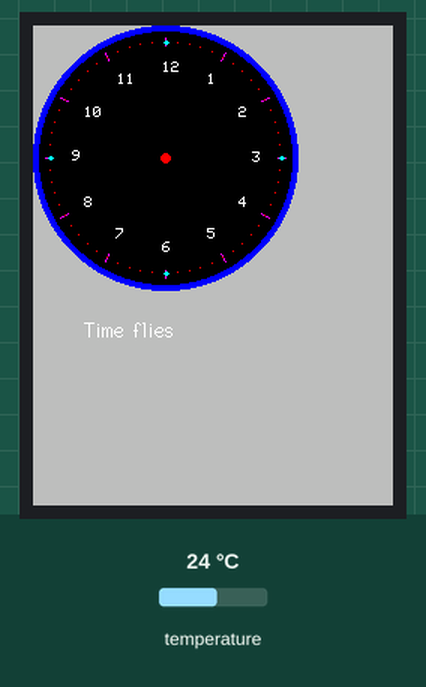
Bench run of a sketch on a simulated ESP32. On the bench: 240×320 colour display. Inputs (shaded band) come from the test bench; at power-on: temperature 24 °C. The local clock reads 2024-03-15 10:24:30 at power-on unless the sketch sets it; what the sketch prints to the serial monitor is not drawn.

Above: at 0.3 s.
At 0.8 s:
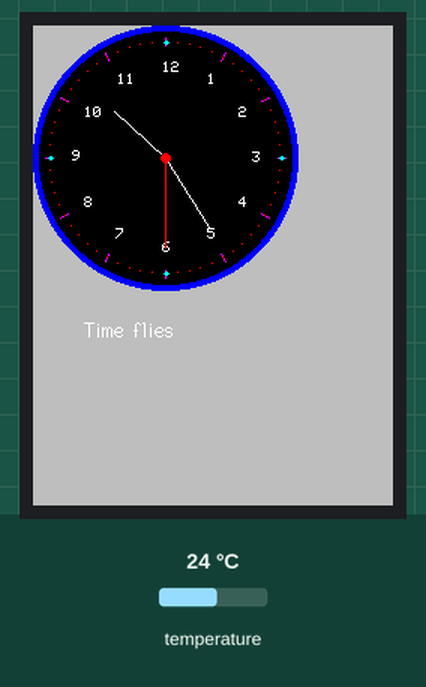
At 9.9 s:
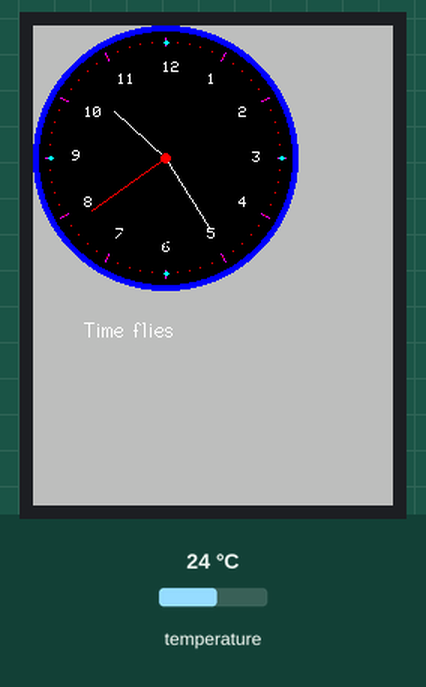
At 19.9 s:
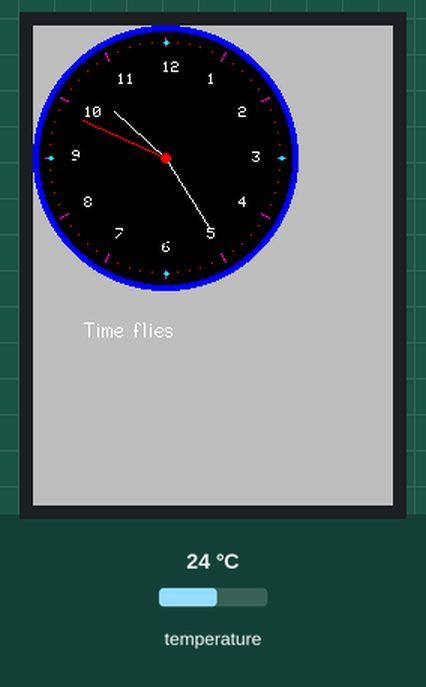
At 28.9 s:
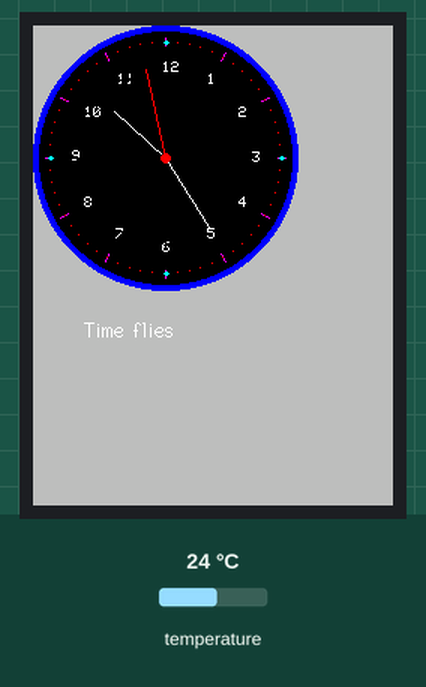
At 39.0 s:
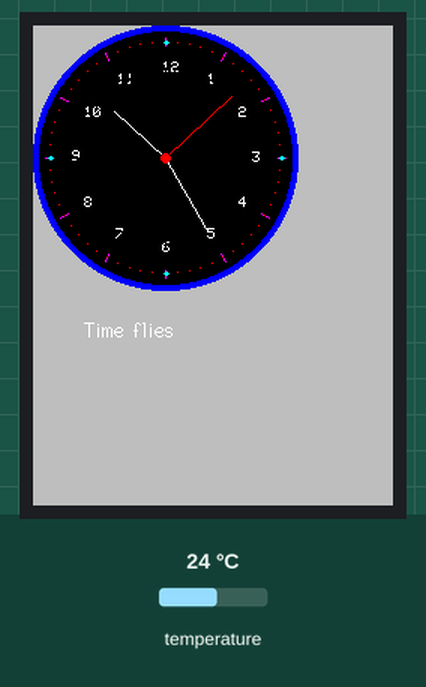

Measured:
- what the display in image 1 shows lasts 1.0 s, from 0.8 s to 1.8 s

The sketch:

TFT_Clock.ino
```cpp
/*
 An example analogue clock using a TFT LCD screen to show the time
 use of some of the drawing commands with the ST7735 library.

 For a more accurate clock, it would be better to use the RTClib library.
 But this is just a demo.

 Uses compile time to set the time so a reset will start with the compile time again

 Gilchrist 6/2/2014 1.0
 Updated by Bodmer
 */

#include <TFT_eSPI.h> // Graphics and font library for ST7735 driver chip
#include <SPI.h>
#include <Wire.h>
#include <RTClib.h>

TFT_eSPI tft = TFT_eSPI();  // Invoke library, pins defined in User_Setup.h

RTC_DS3231 rtc;

#define TFT_GREY 0xBDF7

float sx = 0, sy = 1, mx = 1, my = 0, hx = -1, hy = 0;    // Saved H, M, S x & y multipliers
float sdeg=0, mdeg=0, hdeg=0;
uint16_t osx=90, osy=88, omx=90, omy=88, ohx=90, ohy=88;  // Saved H, M, S x & y coords
uint16_t x0=0, x1=0, yy0=0, yy1=0;
uint32_t targetTime = 0;                    // for next 1 second timeout
float           floatnow=0;
double angle;

// Clock parameters
#define CLOCK_RADIUS 100
#define CLOCK_CENTER_X 90
#define CLOCK_CENTER_Y 88


char buff[50];
char daysOfTheWeek[7][10] = {"Minggu", "Senin", "Selasa", "Rabu", "Kamis", "Jum'at", "Sabtu"};
const char Buln[12][4]= {"Jan","Feb","Mar","Apr","Mei","Jun","Jul","Ags","Sep","Okt","Nop","Des"};
const char *number[12] ={"6","5","4","3","2","1","12","11","10","9","8","7"};

//DateTime now = rtc.now();
//uint8_t hh=now.hour(), mm=now.minute(), ss=now.second();  // Get H, M, S from compile time

bool initial = 1;

void setup(void) {
  Serial.begin(115200);

  tft.init();
  tft.setRotation(0);
  rtc.begin();
  tft.fillScreen(TFT_GREY);
  tft.setTextColor(TFT_GREEN, TFT_GREY);  // Adding a black background colour erases previous text automatically

  // rtc only
    // if(! rtc.begin()) {
    //   Serial.println("RTC tidak terhubung, Cek kembai wiring! ");
    //   Serial.flush();
    //   while (1);
    //   }
    // if (! rtc.lostPower()) {
    //   Serial.println("RTC tidak bekerja, Setel ulang Waktu!");
    //   //rtc.adjust(DateTime(F(__DATE__), F(__TIME__)));
    //   //rtc.adjust(DateTime(2020, 4, 22, 19, 42, 0));
    //   }
    //  Serial.println("Test modul RTC DS 3231!");
    //  delay (500);
    //  print_intro();


  // Draw clock face
  tft.fillCircle(88, 88, 88, TFT_BLUE);
  tft.fillCircle(88, 88, 84, TFT_BLACK);

  // Draw 12 lines
  for(int i = 0; i<360; i+= 30) {
    sx = cos((i-90)*0.0174532925);
    sy = sin((i-90)*0.0174532925);
    x0 = sx*80+88;
    yy0 = sy*80+88;
    x1 = sx*75+88;
    yy1 = sy*75+88;

    tft.drawLine(x0, yy0, x1, yy1, TFT_MAGENTA);

  }


  // Draw 60 dots
  for(int i = 0; i<360; i+= 6) {
    sx = cos((i-90)*0.0174532925);
    sy = sin((i-90)*0.0174532925);
    x0 = sx*77+88;
    yy0 = sy*77+88;

    tft.drawPixel(x0, yy0, TFT_RED);
    if(i==0 || i==180) tft.fillCircle(x0, yy0, 1, TFT_CYAN);
    if(i==0 || i==180) tft.fillCircle(x0+1, yy0, 1, TFT_CYAN);
    if(i==90 || i==270) tft.fillCircle(x0, yy0, 1, TFT_CYAN);
    if(i==90 || i==270) tft.fillCircle(x0+1, yy0, 1, TFT_CYAN);
  }


    // Draw numbers 1 to 12 around the clock face
    for (int i = 1; i <= 12; i++) {
      float angle = (i - 3) * 30; // Calculate the angle in degrees
      float radian = angle * PI / 180; // Convert angle to radians

      int x = CLOCK_CENTER_X + (CLOCK_RADIUS - 40) * cos(radian);
      int y = CLOCK_CENTER_Y + (CLOCK_RADIUS - 40) * sin(radian);

      tft.setCursor(x - 4, y - 4); // Adjust the position for centering the numbers
      tft.setTextColor(TFT_WHITE);
      tft.setTextSize(1);
      tft.print(i);
  }

  tft.fillCircle(88, 88, 3, TFT_RED);

  // Draw text at position 64,125 using fonts 4
  // Only font numbers 2,4,6,7 are valid. Font 6 only contains characters [space] 0 1 2 3 4 5 6 7 8 9 : . a p m
  // Font 7 is a 7 segment font and only contains characters [space] 0 1 2 3 4 5 6 7 8 9 : .
  tft.drawCentreString("Time flies",64,195,2);

  targetTime = millis() + 1000;

  // rtc only
    if(! rtc.begin()) {
      Serial.println("RTC tidak terhubung, Cek kembai wiring! ");
      Serial.flush();
      while (1);
      }
    if (! rtc.lostPower()) {
      Serial.println("RTC tidak bekerja, Setel ulang Waktu!");
      //rtc.adjust(DateTime(F(__DATE__), F(__TIME__)));
      //rtc.adjust(DateTime(2020, 4, 22, 19, 42, 0));
      }
     Serial.println("Test modul RTC DS 3231!");
     delay (500);
     //print_intro();
}

void loop() {

  DateTime now = rtc.now();
  uint8_t hh=now.hour(), mm=now.minute(), ss=now.second();  // Get H, M, S from compile time


    // Pre-compute hand degrees, x & y coords for a fast screen update
    sdeg = ss*6;                  // 0-59 -> 0-354
    mdeg = mm*6+sdeg*0.01666667;  // 0-59 -> 0-360 - includes seconds
    hdeg = hh*30+mdeg*0.0833333;  // 0-11 -> 0-360 - includes minutes and seconds
    hx = cos((hdeg-90)*0.0174532925);
    hy = sin((hdeg-90)*0.0174532925);
    mx = cos((mdeg-90)*0.0174532925);
    my = sin((mdeg-90)*0.0174532925);
    sx = cos((sdeg-90)*0.0174532925);
    sy = sin((sdeg-90)*0.0174532925);

    if (ss==0 || initial) {
      initial = 0;
      // Erase hour and minute hand positions every minute
      tft.drawLine(ohx, ohy, 88, 88, TFT_BLACK);
      ohx = hx*45+88;
      ohy = hy*45+88;
      tft.drawLine(omx, omy, 88, 88, TFT_BLACK);
      omx = mx*55+88;
      omy = my*55+88;
    }

      // Redraw new hand positions, hour and minute hands not erased here to avoid flicker
      tft.drawLine(osx, osy, 88, 88, TFT_BLACK);
      tft.drawLine(ohx, ohy, 88, 88, TFT_WHITE);
      tft.drawLine(omx, omy, 88, 88, TFT_WHITE);
      osx = sx*60+88;
      osy = sy*60+88;
      tft.drawLine(osx, osy, 88, 88, TFT_RED);

    tft.fillCircle(88, 88, 3, TFT_RED);
    print_intro();

}


void updateTime()
    {
      DateTime now = rtc.now();
      floatnow = float(now.hour()) + float(now.minute())/60 + float(now.second())/3600;
      //Serial.println(floatnow);
    }

void print_intro(){

    DateTime now = rtc.now();
    Serial.print(now.year(), DEC);
    Serial.print('/');
    Serial.print(now.month(), DEC);
    Serial.print('/');
    Serial.print(now.day(), DEC);
    Serial.print(" (");
    Serial.print(daysOfTheWeek[now.dayOfTheWeek()]);
    Serial.print(") ");
    Serial.print(now.hour(), DEC);
    Serial.print(':');
    Serial.print(now.minute(), DEC);
    Serial.print(':');
    Serial.print(now.second(), DEC);
    Serial.println();


    Serial.print("Temperature: ");
    Serial.print(rtc.getTemperature());
    Serial.println(" C");

    Serial.println();
  delay(1000);
}
```
